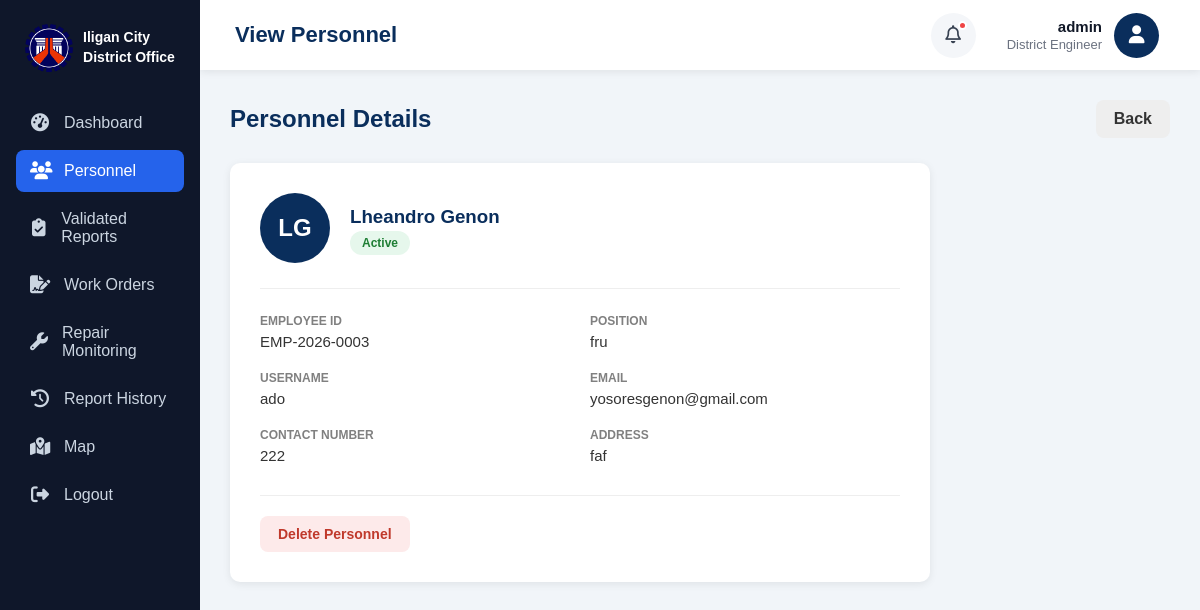
Page /personnel/7/view/ (signed in) on the committed database.
### users/models.py (models this page shows, shortened)
class User(AbstractUser):
    ROLE_CHOICES = [
        ("district_engineer", "District Engineer"),
        ("fru", "FRU Personnel"),
        ("field_engineer", "Field Engineer"),
        ("citizen", "Citizen"),
    ]
    email = models.EmailField(unique=True)
    role = models.CharField(
        max_length=30,
        choices=ROLE_CHOICES
    )
    created_at = models.DateTimeField(auto_now_add=True)
    REQUIRED_FIELDS = ["email", "role"]

class Personnel(models.Model):
    POSITION_CHOICES = [
        ("district_engineer", "District Engineer"),
        ("fru", "FRU Personnel"),
        ("field_engineer", "Field Engineer"),
    ]
    user = models.OneToOneField(
        settings.AUTH_USER_MODEL,
        on_delete=models.CASCADE
    )
    employee_id = models.CharField(
        max_length=20,
        unique=True
    )
    contact_number = models.CharField(
        max_length=20
    )
    address = models.TextField(
        blank=True
    )
    position = models.CharField(
        max_length=30,
        choices=POSITION_CHOICES
    )
    created_at = models.DateTimeField(
        auto_now_add=True
    )

### users/views.py (the view)
# urls.py: path("personnel/<int:pk>/view/", views.view_personnel, name="view_personnel"),
@login_required
def view_personnel(request, pk):
    person = get_object_or_404(Personnel.objects.select_related("user"), pk=pk)
    return render(request, "users/district/view_personnel.html", {
        "person": person
    })

### users/templates/users/district/view_personnel.html (shortened to what this page needs)
{% extends "users/master.html" %}
{% block page_title %}
View Personnel
{% endblock %}
{% block content %}
<div class="page-header">
    <h2>Personnel Details</h2>
    <a href="{% url 'personnel' %}" class="back-btn">
        Back
    </a>
</div>
<div class="profile-card">
    <div class="profile-header">
        <div class="avatar-circle">
            {{ person.user.first_name|first|upper }}{{ person.user.last_name|first|upper }}
        </div>
        <div>
            <h3>{{ person.user.first_name }} {{ person.user.last_name }}</h3>
            <span class="status-badge {% if person.user.is_active %}status-active{% else %}status-inactive{% endif %}">
                {% if person.user.is_active %}Active{% else %}Inactive{% endif %}
            </span>
        </div>
    </div>
    <div class="detail-grid">
        <div class="detail-item">
            <label>Employee ID</label>
            <span>{{ person.employee_id }}</span>
        </div>
        <div class="detail-item">
            <label>Position</label>
            <span>{{ person.position }}</span>
        </div>
        <div class="detail-item">
            <label>Username</label>
            <span>{{ person.user.username }}</span>
        </div>
        <div class="detail-item">
            <label>Email</label>
            <span>{{ person.user.email }}</span>
        </div>
        <div class="detail-item">
            <label>Contact Number</label>
            <span>{{ person.contact_number }}</span>
        </div>
        <div class="detail-item">
            <label>Address</label>
            <span>{{ person.address }}</span>
        </div>
    </div>
    <div class="action-row">
        <form method="post"
              action="{% url 'delete_personnel' person.pk %}"
              onsubmit="return confirm('Delete this personnel record? This cannot be undone.');">
            <button type="submit" class="delete-btn">
                Delete Personnel
            </button>
        </form>
    </div>
</div>
{% endblock %}

### users/templates/users/components/navbar.html (shortened to what this page needs)
<div class="navbar-right">
    <button class="notification-btn">
        <i class="fa-regular fa-bell"></i>
        <span class="notification-dot"></span>
    </button>
    <div class="profile">
        <div class="profile-info">
            <h4>{{ request.user.get_full_name|default:request.user.username }}</h4>
            <small>{{ request.user.get_role_display }}</small>
        </div>
        <div class="profile-icon">
            <i class="fa-solid fa-user"></i>
        </div>
    </div>
</div>

### users/templates/users/master.html (style rules this page uses)
* { margin: 0; padding: 0; box-sizing: border-box; font-family: Arial, Helvetica, sans-serif; }
body { background: #F4F6F9; }

### users/templates/users/district/view_personnel.html (style rules this page uses)
.page-header { display:flex; justify-content:space-between; align-items:center; margin-bottom:25px; }
.page-header h2 { color:#0A2E5C; }
.back-btn { text-decoration:none; background:#eee; color:#333; padding:10px 18px; border-radius:8px; font-weight:bold; transition:.3s; }
.profile-card { background:white; border-radius:10px; box-shadow:0 2px 8px rgba(0,0,0,.08); padding:30px; max-width:700px; }
.profile-header { display:flex; align-items:center; gap:20px; margin-bottom:25px; padding-bottom:25px; border-bottom:1px solid #eee; }
.avatar-circle { width:70px; height:70px; border-radius:50%; background:#0A2E5C; color:white; display:flex; align-items:center; justify-content:center; font-size:24px; font-weight:bold; }
.profile-header h3 { color:#0A2E5C; margin-bottom:5px; }
.status-badge { padding:5px 12px; border-radius:20px; font-size:12px; font-weight:bold; }
.status-active { background:#e6f7ec; color:#1e7e34; }
.detail-grid { display:grid; grid-template-columns:1fr 1fr; gap:20px; }
.detail-item label { display:block; font-size:12px; text-transform:uppercase; color:gray; margin-bottom:5px; font-weight:bold; }
.detail-item span { font-size:15px; color:#333; }
.action-row { margin-top:30px; padding-top:20px; border-top:1px solid #eee; display:flex; gap:10px; }
.delete-btn { border:none; cursor:pointer; padding:10px 18px; border-radius:8px; font-size:14px; font-weight:bold; background:#fdeaea; color:#c0392b; transition:.3s; }

### users/templates/users/components/sidebar.html (style rules this page uses)
* { box-sizing: border-box; margin: 0; padding: 0; }
body { font-family: Arial, Helvetica, sans-serif; min-height: 100vh; background-color: #f1f5f9; }

### users/templates/users/components/navbar.html (style rules this page uses)
.navbar-right { display: flex; align-items: center; gap: 25px; }
.notification-btn { position: relative; border: none; background: #F4F6F9; width: 45px; height: 45px; border-radius: 50%; cursor: pointer; font-size: 18px; color: #374151; display: flex; justify-content: center; align-items: center; transition: background-color 0.2s; }
.notification-dot { position: absolute; top: 8px; right: 9px; width: 9px; height: 9px; background: #EF4444; border-radius: 50%; border: 2px solid white; }
.profile { display: flex; align-items: center; gap: 12px; cursor: pointer; padding: 6px; border-radius: 10px; transition: background-color 0.2s; }
.profile-info { text-align: right; }
.profile-info h4 { font-size: 15px; color: #111827; font-weight: 600; }
.profile-info small { color: #6B7280; font-size: 13px; }
.profile-icon { width: 45px; height: 45px; border-radius: 50%; background: #0A2E5C; color: white; display: flex; justify-content: center; align-items: center; font-size: 18px; flex-shrink: 0; }

### rows in the picture
User: user.get_full_name "admin", user.role "District Engineer"
Personnel: user.first_name|first "L", user.last_name|first "G", user.first_name "Lheandro", user.last_name "Genon", employee_id "EMP-2026-0003", position "fru", user.username "ado", user.email "yosoresgenon@gmail.com", contact_number "222", address "faf"
